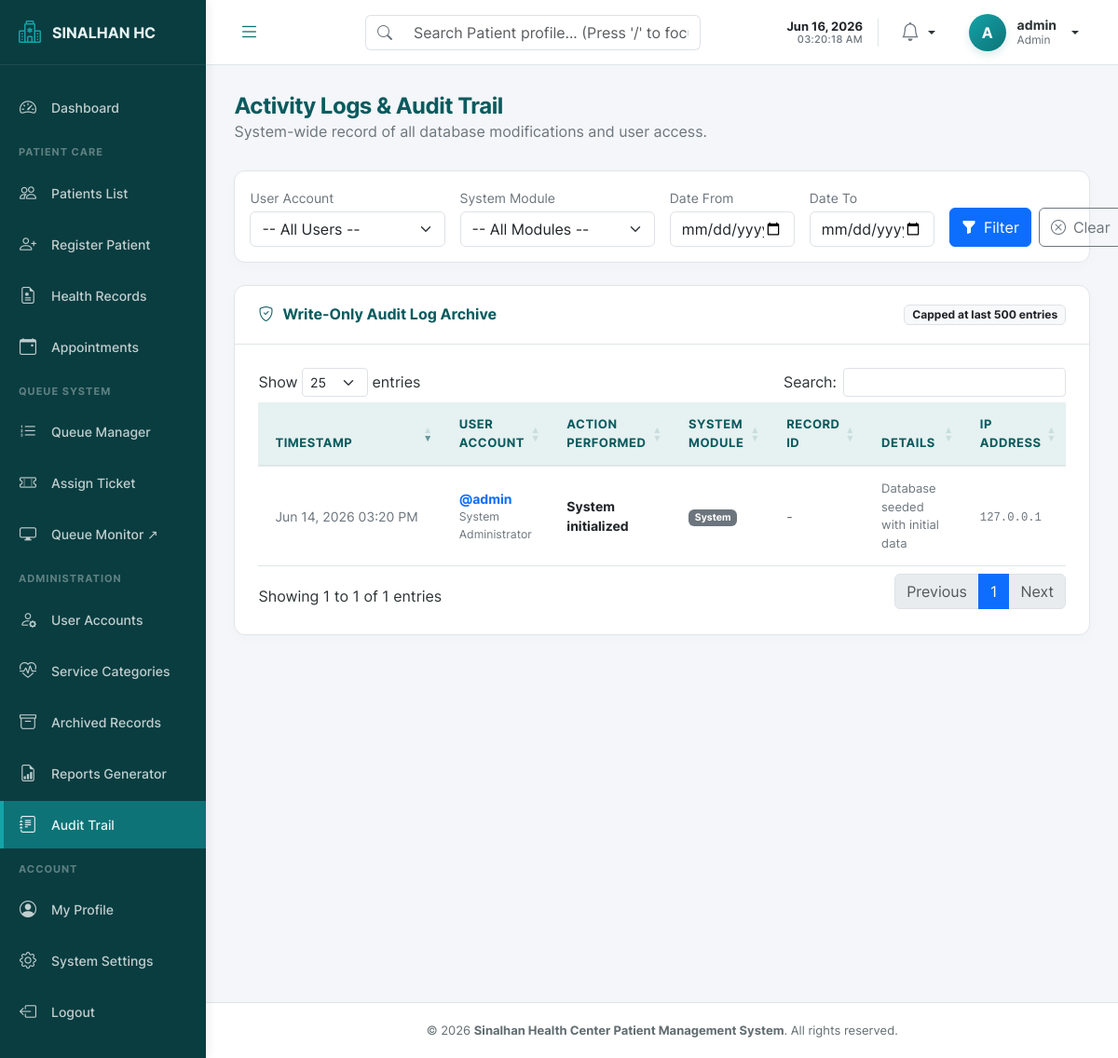
/admin/activity_log.php (signed in), run on the app's committed database.
### tables this page shows
CREATE TABLE IF NOT EXISTS system_settings (
    setting_key VARCHAR(100) NOT NULL PRIMARY KEY,
    setting_value TEXT DEFAULT NULL,
    updated_at TIMESTAMP NOT NULL DEFAULT CURRENT_TIMESTAMP ON UPDATE CURRENT_TIMESTAMP
);

CREATE TABLE IF NOT EXISTS activity_log (
    log_id INT AUTO_INCREMENT PRIMARY KEY,
    user_id INT DEFAULT NULL,
    action VARCHAR(255) NOT NULL COMMENT 'e.g. Registered patient, Updated appointment',
    module ENUM('Patient Records', 'Health Records', 'Appointment', 'Queue', 'Admin', 'Auth', 'System') NOT NULL,
    record_id INT DEFAULT NULL COMMENT 'ID of the affected record',
    details TEXT DEFAULT NULL COMMENT 'Additional context about the action',
    ip_address VARCHAR(45) DEFAULT NULL,
    created_at TIMESTAMP NOT NULL DEFAULT CURRENT_TIMESTAMP,
    INDEX idx_user_id (user_id),
    INDEX idx_module (module),
    INDEX idx_created_at (created_at),
    INDEX idx_record_id (record_id),
    CONSTRAINT fk_activity_log_user 
        FOREIGN KEY (user_id) REFERENCES users(user_id) 
        ON DELETE SET NULL ON UPDATE CASCADE
);

CREATE TABLE IF NOT EXISTS users (
    user_id INT AUTO_INCREMENT PRIMARY KEY,
    username VARCHAR(50) NOT NULL UNIQUE,
    password_hash VARCHAR(255) NOT NULL,
    first_name VARCHAR(100) NOT NULL,
    last_name VARCHAR(100) NOT NULL,
    email VARCHAR(150) DEFAULT NULL,
    contact_number VARCHAR(20) DEFAULT NULL,
    role ENUM('admin', 'staff', 'bhw') NOT NULL DEFAULT 'staff',
    is_active TINYINT(1) NOT NULL DEFAULT 1 COMMENT '1=active, 0=deactivated',
    last_login DATETIME DEFAULT NULL,
    last_login_ip VARCHAR(45) DEFAULT NULL,
    is_archived TINYINT(1) NOT NULL DEFAULT 0 COMMENT '1=archived, 0=active',
    two_fa_secret VARCHAR(32) DEFAULT NULL,
    two_fa_enabled TINYINT(1) DEFAULT 0,
    must_change_password TINYINT(1) NOT NULL DEFAULT 0 COMMENT '1=must change on login, 0=normal',
    theme VARCHAR(10) NOT NULL DEFAULT 'light',
    font_size VARCHAR(10) NOT NULL DEFAULT 'normal',
    created_at TIMESTAMP NOT NULL DEFAULT CURRENT_TIMESTAMP,
    updated_at TIMESTAMP NOT NULL DEFAULT CURRENT_TIMESTAMP ON UPDATE CURRENT_TIMESTAMP,
    INDEX idx_role (role),
    INDEX idx_is_active (is_active),
    INDEX idx_is_archived (is_archived)
);

### admin/activity_log.php (the view, shortened to what the rows shown need)
<?php
$pdo = Database::getInstance()->getConnection();
try {
    $sql = "
        SELECT al.log_id, al.action, al.module, al.record_id, al.details, al.ip_address, al.created_at,
               u.username, u.first_name, u.last_name
        FROM activity_log al
        LEFT JOIN users u ON al.user_id = u.user_id
        WHERE 1=1
    ";
    $params = [];
    $sql .= " ORDER BY al.created_at DESC LIMIT 500";
    $stmt = $pdo->prepare($sql);
    $stmt->execute($params);
    $logs = $stmt->fetchAll();
} catch (Exception $e) {
    error_log("Activity log loading failed: " . $e->getMessage());
    $usersDropdown = [];
    $logs = [];
}
require_once __DIR__ . '/../includes/header.php';
require_once __DIR__ . '/../includes/sidebar.php';
?>
<main class="main-content">
    <div class="page-header">
        <div>
            <h2 class="page-title">Activity Logs & Audit Trail</h2>
        </div>
    </div>
    <div class="card-custom">
        <div class="card-custom-body">
            <div class="table-responsive">
                <table class="table table-hover table-custom align-middle" id="logsTable">
                    <thead>
                        <tr>
                            <th style="width: 170px;">Timestamp</th>
                            <th>User Account</th>
                            <th>Action Performed</th>
                            <th>System Module</th>
                            <th>Record ID</th>
                            <th>Details</th>
                            <th>IP Address</th>
                        </tr>
                    </thead>
                    <tbody>
                        <?php foreach ($logs as $l): ?>
                            <tr>
                                <td data-order="<?= htmlspecialchars($l['created_at']) ?>">
                                    <span class="text-secondary"><?= date('M d, Y h:i A', strtotime($l['created_at'])) ?></span>
                                </td>
                                <td>
                                    <?php if ($l['username']): ?>
                                        <strong class="text-primary">@<?= htmlspecialchars($l['username']) ?></strong>
                                        <div class="small text-secondary"><?= htmlspecialchars($l['first_name'] . ' ' . $l['last_name']) ?></div>
                                    <?php else: ?>
                                        <span class="text-muted">System Agent</span>
                                    <?php endif; ?>
                                </td>
                                <td><strong class="text-dark"><?= htmlspecialchars($l['action']) ?></strong></td>
                                <td>
                                    <?php
                                        $badgeClass = 'bg-secondary';
                                    ?>
                                    <span class="badge <?= $badgeClass ?>"><?= htmlspecialchars($l['module']) ?></span>
                                </td>
                                <td>
                                    <?= $l['record_id'] ? '<span class="badge bg-light text-dark border">#' . $l['record_id'] . '</span>' : '<span class="text-muted">-</span>' ?>
                                </td>
                                <td class="text-secondary" style="max-width: 250px; font-size: 13px;">
                                    <?= htmlspecialchars($l['details'] ?? '-') ?>
                                </td>
                                <td><code class="text-secondary"><?= htmlspecialchars($l['ip_address'] ?? '0.0.0.0') ?></code></td>
                            </tr>
                        <?php endforeach; ?>
                    </tbody>
                </table>
            </div>
        </div>
    </div>
</main>
<?php
require_once __DIR__ . '/../includes/footer.php';
?>

### includes/sidebar.php (shortened to what the rows shown need)
<?php
require_once __DIR__ . '/../includes/settings_helper.php';
$sidebarPdo = Database::getInstance()->getConnection();
$clinicNameSetting = get_setting($sidebarPdo, 'clinic_name', 'Sinalhan HC');
$clinicLogoSetting = get_setting($sidebarPdo, 'clinic_logo', '');
$logoText = 'SINALHAN HC';
if (!empty($clinicNameSetting)) {
    if (stripos($clinicNameSetting, 'Barangay Sinalhan') === 0) {
        $logoText = 'SINALHAN HC';
    } else {
        $logoText = mb_strtoupper($clinicNameSetting);
    }
}
$fontSize = '16px';
?>
<aside id="sidebar">
    <div class="sidebar-header">
        <a href="<?= BASE_URL ?>index.php" class="sidebar-logo">
            <?php if (!empty($clinicLogoSetting)): ?>
                <img src="<?= BASE_URL . $clinicLogoSetting ?>" alt="Logo" style="height: 30px; width: 30px; object-fit: contain; border-radius: 4px;">
            <?php else: ?>
                <i class="bi bi-hospital"></i>
            <?php endif; ?>
            <span style="font-size: <?= $fontSize ?>; text-overflow: ellipsis; overflow: hidden; white-space: nowrap; flex-grow: 1;"><?= htmlspecialchars($logoText) ?></span>
        </a>
    </div>
</aside>
<div id="content-wrapper">

### data on the page
system_settings: setting_value "SINALHAN HC"
activity_log: created_at "Jun 14, 2026 03:20 PM", user.username "admin", user.last_name "System Administrator", action "System initialized", module "System", details "Database seeded with initial data", ip_address "127.0.0.1"

### other printed values
$avatarLetter "A"
$sidebarUserFullName "admin"
$role "Admin"
APP_NAME "Sinalhan Health Center Patient Management System"
